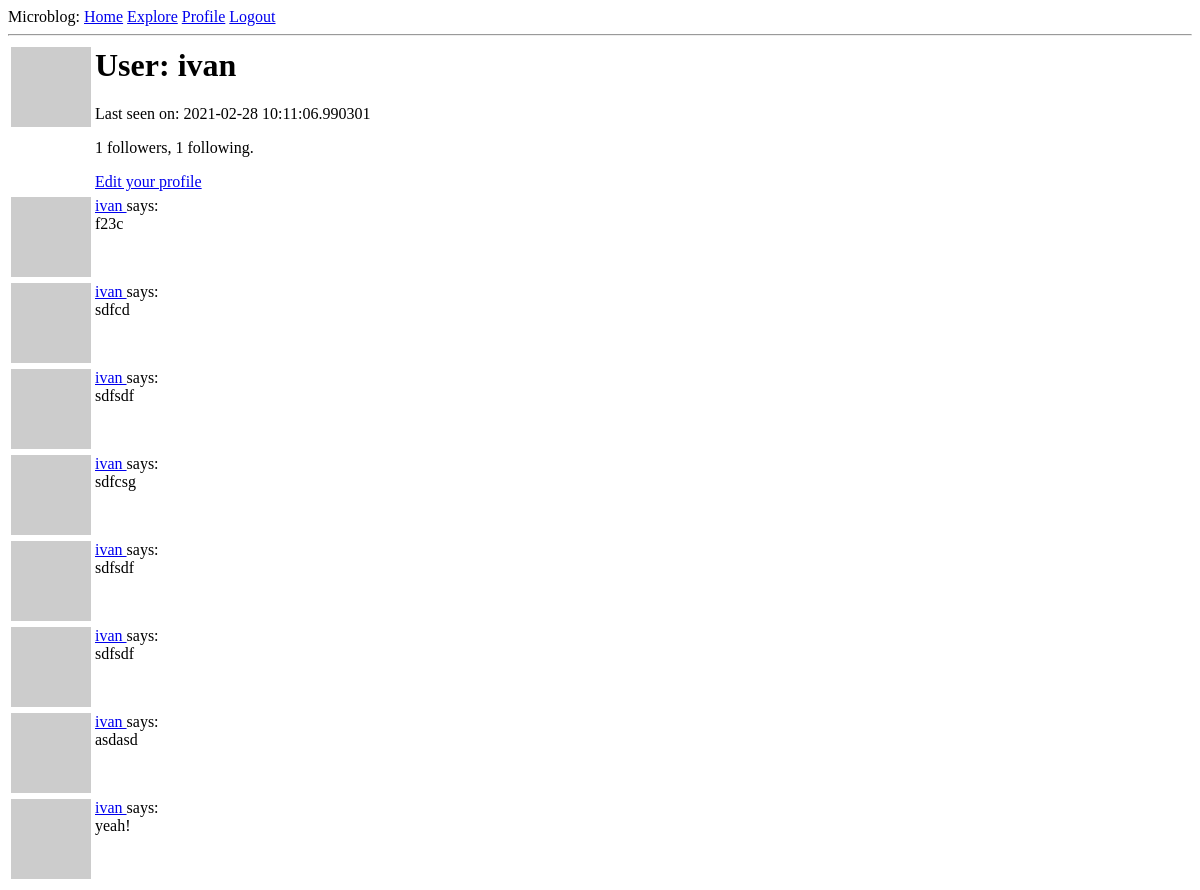
Before: /user/ivan (signed in) with the older database file.
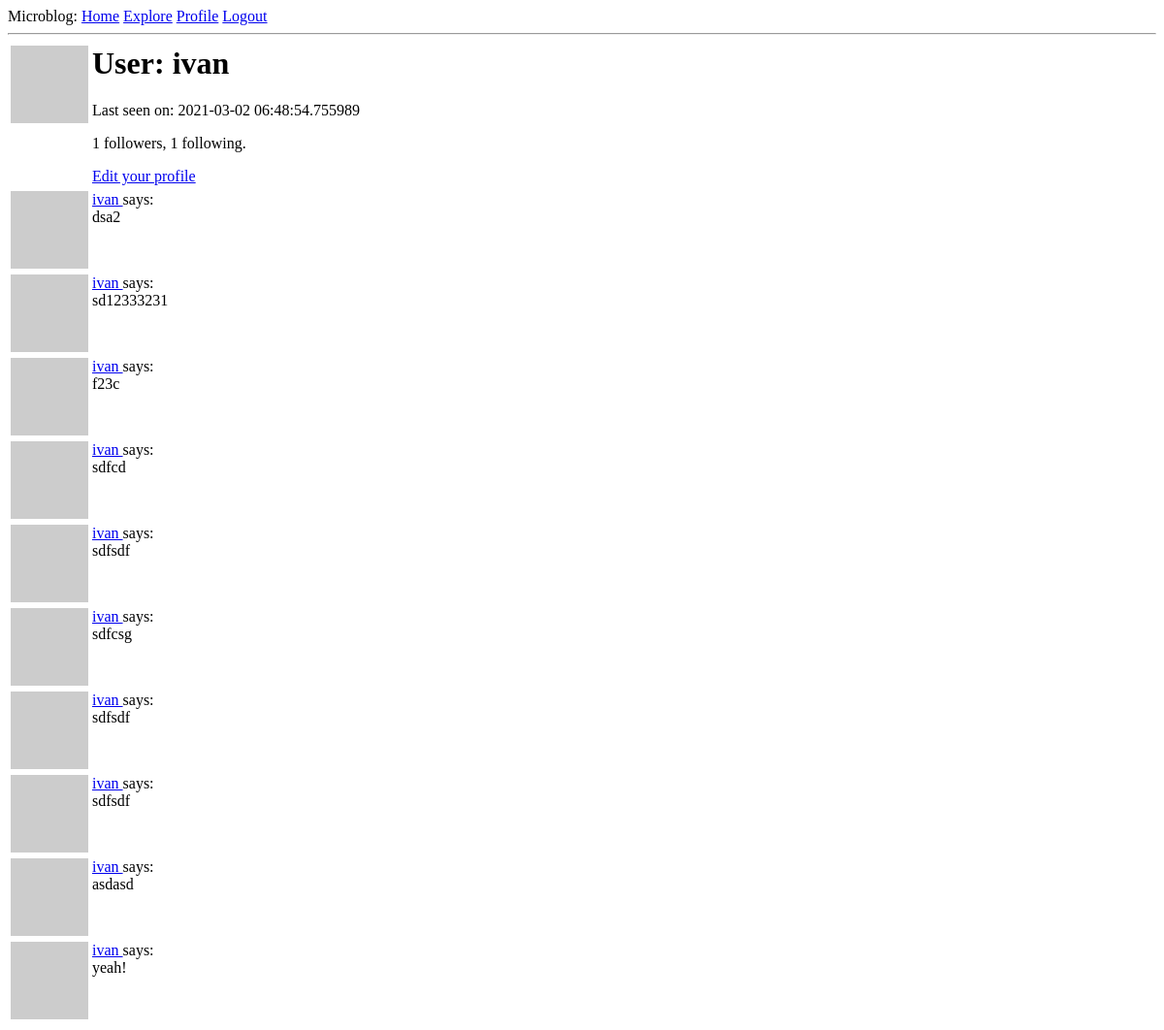
After: the same page with the newer database file.
### app/models.py (models this page shows, shortened)
class User(UserMixin, db.Model):
    id = db.Column(db.Integer, primary_key=True)
    username = db.Column(db.String(64), index=True, unique=True)
    email = db.Column(db.String(120), index=True, unique=True)
    password_hash = db.Column(db.String(128))
    posts = db.relationship('Post', backref='author', lazy='dynamic')
    about_me = db.Column(db.String(140))
    last_seen = db.Column(db.DateTime, default=datetime.utcnow)
    followed = db.relationship(
        'User',
        secondary=followers,
        primaryjoin=(followers.c.follower_id == id),
        secondaryjoin=(followers.c.followed_id == id),
        backref=db.backref('followers', lazy='dynamic'),
        lazy='dynamic'
    )
    def avatar(self, size):
        lower_email = str(self.email).lower()
        digest = md5(lower_email.encode('utf-8')).hexdigest()
        return 'https://www.gravatar.com/avatar/{}?d=identicon&s={}'.format(digest, size)

class Post(db.Model):
    id = db.Column(db.Integer, primary_key=True)
    body = db.Column(db.String(140))
    timestamp = db.Column(db.DateTime, index=True, default=datetime.utcnow)
    user_id = db.Column(db.Integer, db.ForeignKey('user.id'))

### app/routes.py (the view)
@app.route('/user/<username>')
@login_required
def user(username):
    user = User.query.filter_by(username=username).first_or_404()
    page = request.args.get('page', 1, type=int)
    posts = user.posts.order_by(Post.timestamp.desc()).paginate(
        page, app.config['POSTS_PER_PAGE'], False)
    next_url = url_for('user', username=user.username, page=posts.next_num) \
        if posts.has_next else None
    prev_url = url_for('user', username=user.username, page=posts.prev_num) \
        if posts.has_prev else None
    form = EmptyForm()
    return render_template('user.jinja', user=user, posts=posts.items,
                           next_url=next_url, prev_url=prev_url, form=form)

### app/models.py (called while the page is built)
@login.user_loader
def load_user(user_id):
    return User.query.get(int(user_id))

### app/routes.py (called while the page is built)
@app.before_request
def before_request():
    if current_user.is_authenticated:
        current_user.last_seen = datetime.utcnow()
        db.session.commit()

### app/templates/user.jinja (shortened to what this page needs)
{% extends "base.jinja" %}
{% block content %}
    <table>
        <tr valign="top">
            <td><img src="{{ user.avatar(128) }}"></td>
            <td>
                <h1>User: {{ user.username }}</h1>
                {% if user.last_seen %}<p>Last seen on: {{ user.last_seen }}</p>{% endif %}
                <p>{{ user.followers.count() }} followers, {{ user.followed.count() }} following.</p>
                {% if user == current_user %}
                <p><a href="{{ url_for('edit_profile') }}">Edit your profile</a></p>
                {% endif %}
            </td>
        </tr>
    </table>
    {% for post in posts %}
        {% include '_post.jinja' %}
    {% endfor %}
{% endblock %}

### app/templates/base.jinja (shortened to what this page needs)
<html>
    <head>
    </head>
    <body>
        <div>
            Microblog:
            <a href="{{ url_for('index') }}">Home</a>
            <a href="{{ url_for('explore') }}">Explore</a>
            {% if current_user.is_anonymous %}
                <a href="{{ url_for('login') }}">Login</a>
            {% else %}
                <a href="{{ url_for('user', username=current_user.username) }}">Profile</a>
                <a href="{{ url_for('logout') }}">Logout</a>
            {% endif %}
        </div>
        <hr>
        {% block content %}{% endblock %}
    </body>
</html>

### app/templates/_post.jinja
<table>
    <tr valign="top">
        <td><img src="{{ post.author.avatar(36) }}"></td>
        <td>
            <a href="{{ url_for('user', username=post.author.username) }}">
                {{ post.author.username }}
            </a>
            says:<br>{{ post.body }}
        </td>
    </tr>
</table>

Changed rows visible on the page:
changed User "ivan": last_seen "2021-02-28 10:11:06.990301" → "2021-03-02 06:48:54.755989"
added Post: author.username "ivan", body "dsa2"
added Post: author.username "ivan", body "sd12333231"
